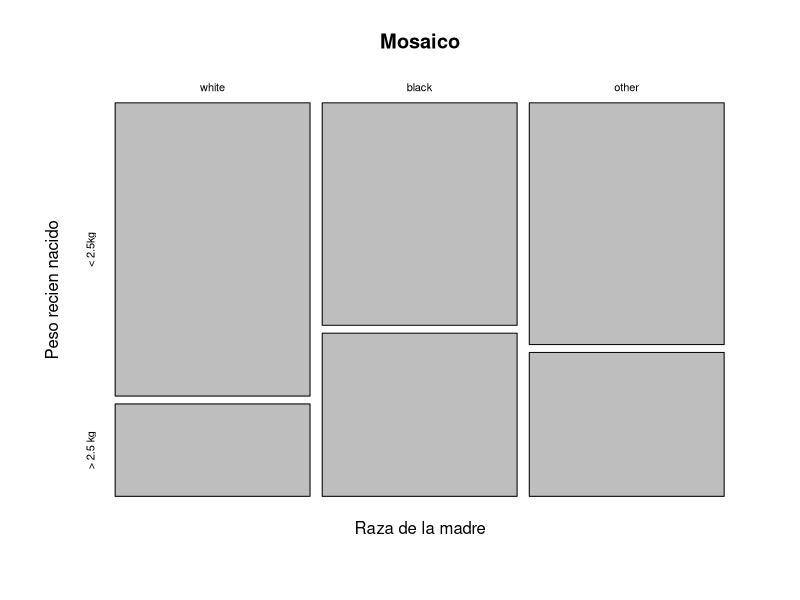
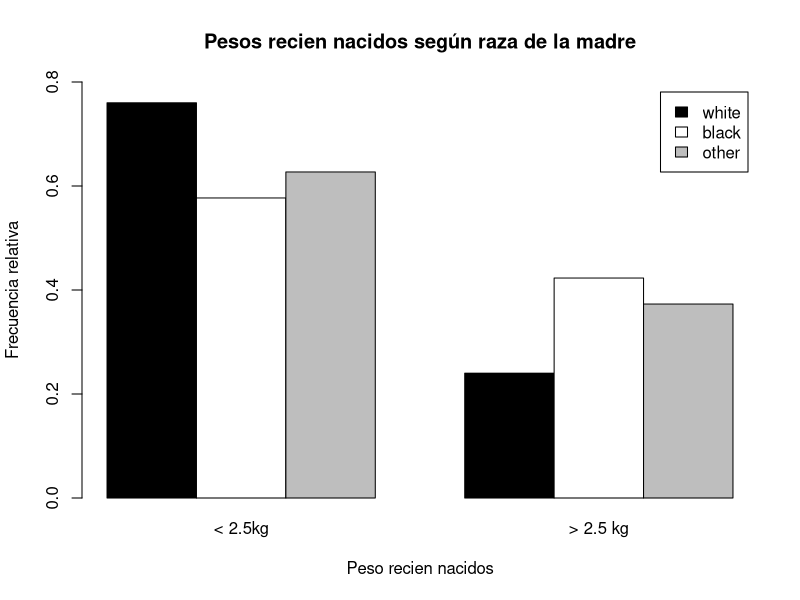
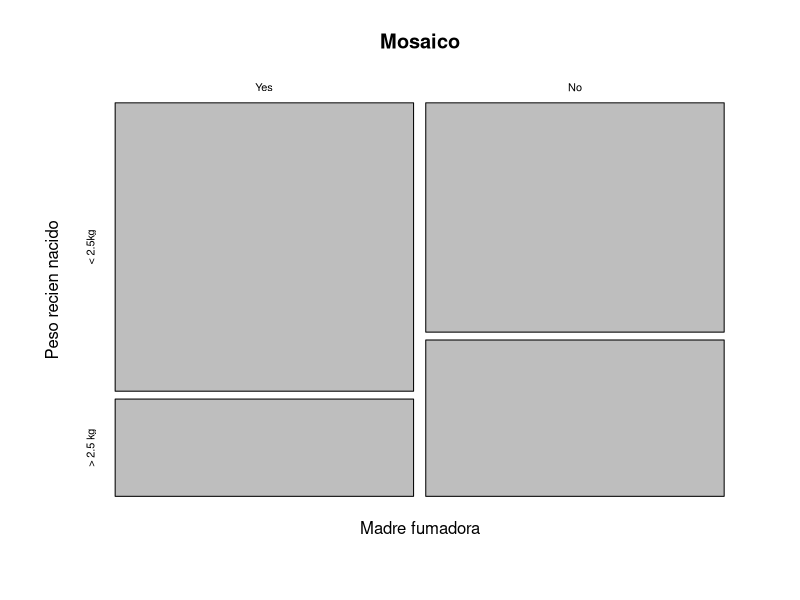
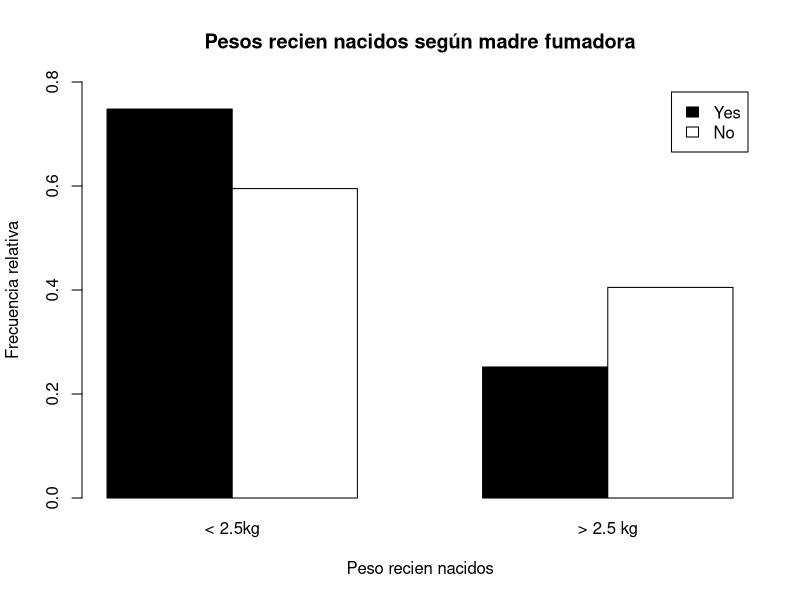
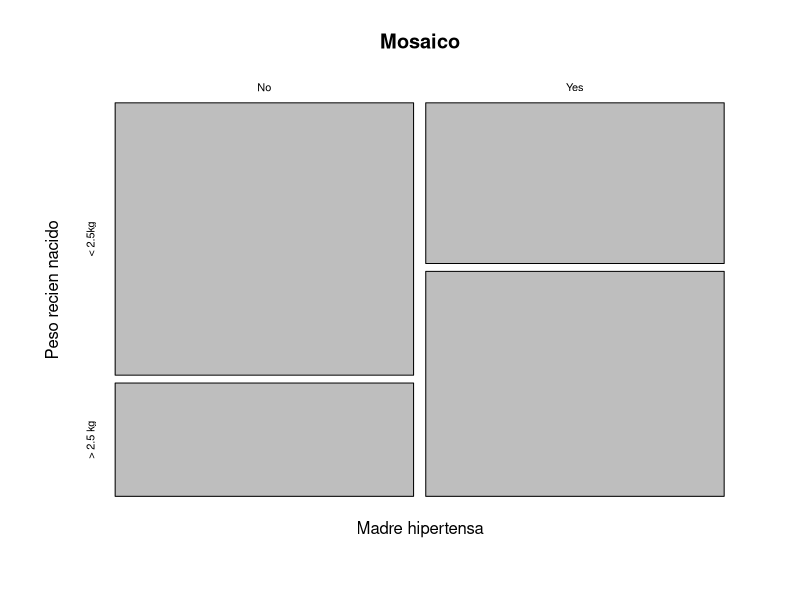
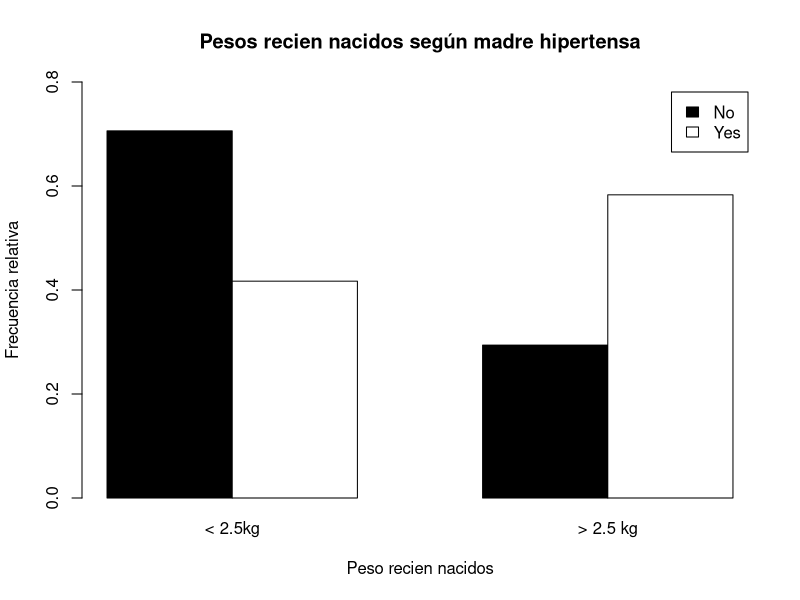
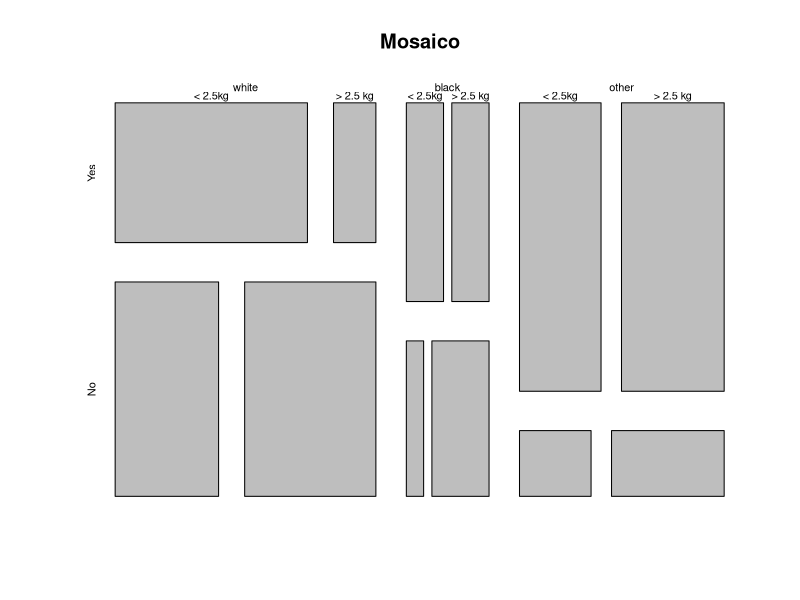

Write R code to recreate these figures, in order.
## ---- chunk 1
library(MASS)

datos <- birthwt

str(datos)

head(datos)

help("birthwt")
## ---- chunk 2
datos$race <- as.factor(datos$race)

levels(datos$race) <- c('white', 'black', 'other')

datos$low <- as.factor(datos$low)

levels(datos$low) <- c('< 2.5kg', '> 2.5 kg')

prop.table(table(datos$race, datos$low), margin = 1)
## ---- chunk 3
plot(prop.table(table(datos$race, datos$low), margin = 1), main= 'Mosaico',

xlab = 'Raza de la madre', ylab = 'Peso recien nacido')
## ---- chunk 4
barplot(round(prop.table(table(datos$race, datos$low), margin = 1), 3), beside = TRUE,

        col = c('black', 'white', 'grey'), ylim = c(0, 0.8), legend.text = TRUE,

        ylab = 'Frecuencia relativa', xlab = 'Peso recien nacidos',

        main = 'Pesos recien nacidos según raza de la madre')
## ---- chunk 5
datos$smoke <- as.factor(datos$smoke)

levels(datos$smoke) <- c('Yes', 'No')

prop.table(table(datos$smoke, datos$low), margin = 1)

plot(prop.table(table(datos$smoke, datos$low), margin = 1), main= 'Mosaico',

xlab = 'Madre fumadora', ylab = 'Peso recien nacido')

barplot(round(prop.table(table(datos$smoke, datos$low), margin = 1), 3), beside = TRUE,

        col = c('black', 'white'), ylim = c(0, 0.8), legend.text = TRUE,

        ylab = 'Frecuencia relativa', xlab = 'Peso recien nacidos',

        main = 'Pesos recien nacidos según madre fumadora')

datos$ht <- as.factor(datos$ht)

levels(datos$ht) <- c('No', 'Yes')

prop.table(table(datos$ht, datos$low), margin = 1)

plot(prop.table(table(datos$ht, datos$low), margin = 1), main= 'Mosaico',

xlab = 'Madre hipertensa', ylab = 'Peso recien nacido')

barplot(round(prop.table(table(datos$ht, datos$low), margin = 1), 3), beside = TRUE,

        col = c('black', 'white'), ylim = c(0, 0.8), legend.text = TRUE,

        ylab = 'Frecuencia relativa', xlab = 'Peso recien nacidos',

        main = 'Pesos recien nacidos según madre hipertensa')
## ---- chunk 6
prop.table(table(datos$race, datos$smoke, datos$low), margin = 3)
## ---- chunk 7
plot(prop.table(table(datos$race, datos$smoke, datos$low), margin = 3),main= 'Mosaico' )
